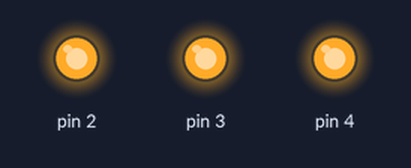
The sketch below on a simulated Arduino Uno, built with avr-gcc and run on an emulated ATmega328P. Parts: output pins drawn as LEDs (lit = HIGH).

Above: at 0.5 s.
At 2.5 s:
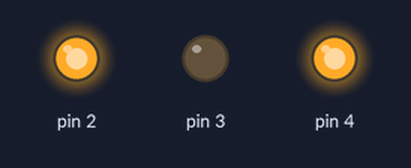
At 3.5 s:
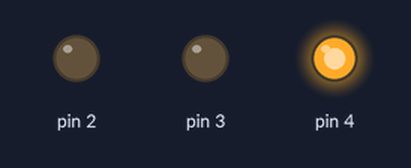
At 4.5 s:
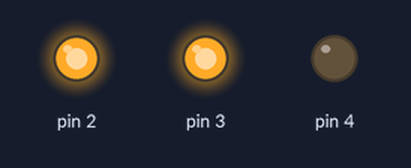
At 6.5 s:
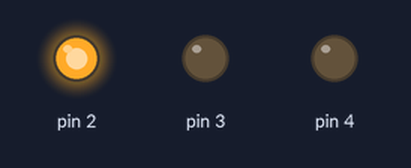
At 9.5 s:
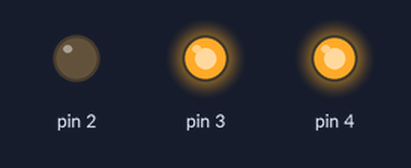
Timing chart, 0 to 10.4 s (numbered marks = the images above):
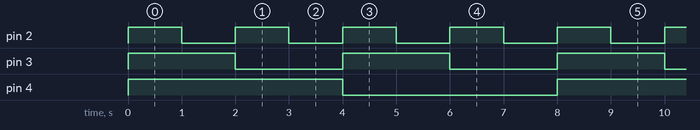

The sketch:

TColor.ino
```cpp
int red = 0;
int green = 0;
int blue = 0;

void setup() {
  // put your setup code here, to run once:
  pinMode(2, OUTPUT);
  pinMode(3, OUTPUT);
  pinMode(4, OUTPUT);
}

void loop() {
  // put your main code here, to run repeatedly:
  for (int i = 0; i < 8; i++){
    red = 1 - i % 2;
    green = 1 - i / 2 % 2;
    blue = 1 - i / 4 % 2;
    digitalWrite(2, red);
    digitalWrite(3, green);
    digitalWrite(4, blue);
    delay(1000);
  }
}
```

Measured:
- by itself, pin 2: alternates HIGH for 1.0 s and LOW for 1.0 s
- by itself, pin 3: alternates HIGH for 2.0 s and LOW for 2.0 s
- by itself, pin 4: alternates HIGH for 4.0 s and LOW for 4.0 s
